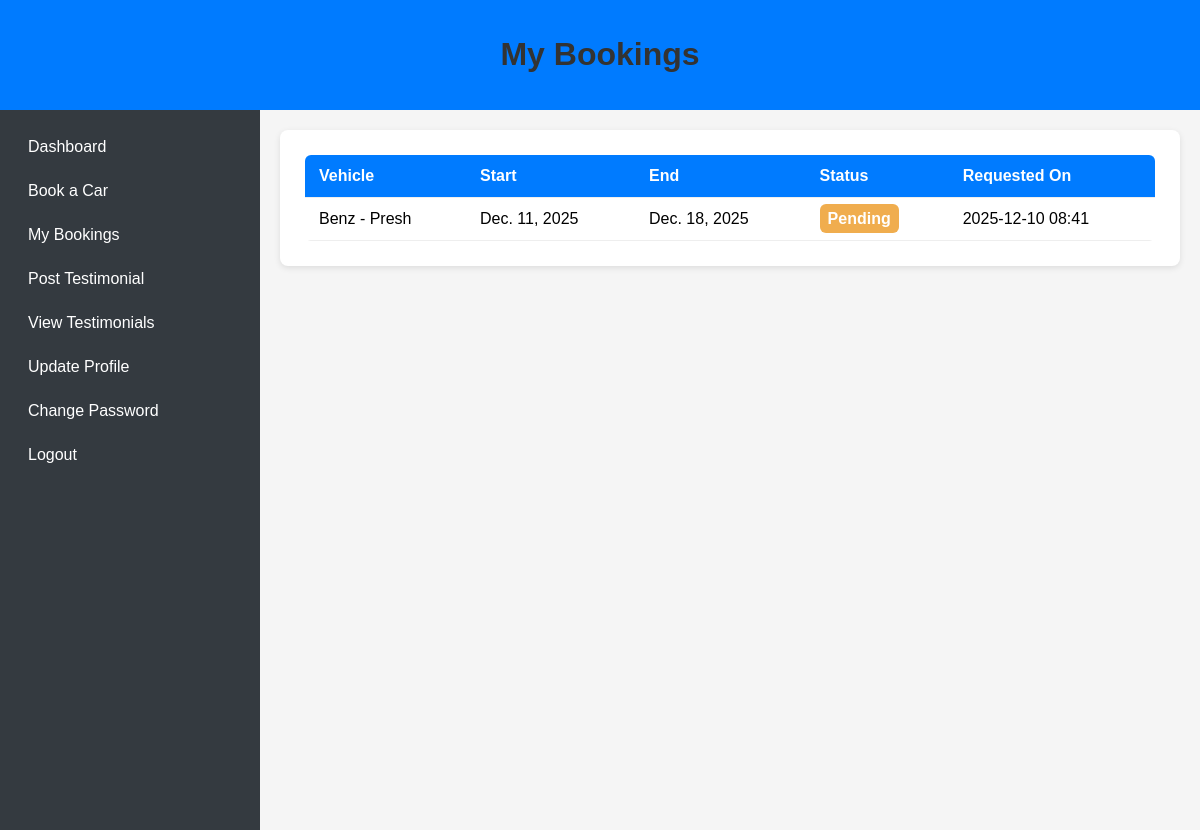
The page /booking-history/ (signed in) on the database its author committed.
### core/models.py (models this page shows, shortened)
class Booking(models.Model):
    user = models.ForeignKey(User, on_delete=models.CASCADE, related_name='bookings')
    vehicle = models.ForeignKey(Vehicle, on_delete=models.CASCADE)
    start_date = models.DateField()
    end_date = models.DateField()
    status = models.CharField(
        max_length=20,
        choices=[('Pending','Pending'),('Confirmed','Confirmed'),('Cancelled','Cancelled')],
        default='Pending'
    )
    created_at = models.DateTimeField(auto_now_add=True)

class Vehicle(models.Model):
    brand = models.ForeignKey(VehicleBrand, on_delete=models.CASCADE, related_name='vehicles')
    name = models.CharField(max_length=100)
    description = models.TextField(blank=True, null=True)
    daily_rent = models.DecimalField(max_digits=10, decimal_places=2)
    image = models.ImageField(upload_to='vehicles/', blank=True, null=True)
    available = models.BooleanField(default=True)
    created_at = models.DateTimeField(auto_now_add=True)
    def __str__(self):
        return f"{self.brand.name} - {self.name}"

class VehicleBrand(models.Model):
    name = models.CharField(max_length=100, unique=True)
    description = models.TextField(blank=True, null=True)

### core/views.py (the view)
# urls.py: path('booking-history/', views.booking_history, name='booking_history'),
@login_required
def booking_history(request):
    bookings = Booking.objects.filter(user=request.user).order_by('-created_at')
    return render(request, 'booking_history.html', {'bookings': bookings})

### core/templates/booking_history.html (shortened to what this page needs)
{% load static %}
<!DOCTYPE html>
<html lang="en">
<head>
    <link rel="stylesheet" href="{% static 'core/style.css' %}">
</head>
<body>
<header>
    <h1>My Bookings</h1>
</header>
<div class="container">
    <nav>
        <a href="{% url 'dashboard' %}">Dashboard</a>
        <a href="{% url 'book_car' %}">Book a Car</a>
        <a href="{% url 'booking_history' %}">My Bookings</a>
        <a href="{% url 'post_testimonial' %}">Post Testimonial</a>
        <a href="{% url 'view_testimonials' %}">View Testimonials</a>
        <a href="{% url 'update_profile' %}">Update Profile</a>
        <a href="{% url 'change_password' %}">Change Password</a>
        <a href="{% url 'logout' %}">Logout</a>
    </nav>
    <main>
        <div class="section">
            {% if bookings %}
                <table>
                    <thead>
                    <tr>
                        <th>Vehicle</th>
                        <th>Start</th>
                        <th>End</th>
                        <th>Status</th>
                        <th>Requested On</th>
                    </tr>
                    </thead>
                    <tbody>
                    {% for b in bookings %}
                        <tr>
                            <td>{{ b.vehicle }}</td>
                            <td>{{ b.start_date }}</td>
                            <td>{{ b.end_date }}</td>
                            <td><span class="status {{ b.status }}">{{ b.status }}</span></td>
                            <td>{{ b.created_at|date:"Y-m-d H:i" }}</td>
                        </tr>
                    {% endfor %}
                    </tbody>
                </table>
            {% else %}
                <p>No bookings found.
                   <a class="link" href="{% url 'book_car' %}">Book a car now</a>.
                </p>
            {% endif %}
        </div>
    </main>
</div>
</body>
</html>

### core/static/core/style.css (style rules this page uses)
body { font-family: Arial, sans-serif; background-color: #f5f5f5; margin: 20px; }
h1 { color: #333; }

### core/templates/booking_history.html (style rules this page uses)
body { margin: 0; font-family: Arial, sans-serif; background: #f5f5f5; }
header { background: #007bff; color: white; padding: 15px 30px; text-align: center; }
.container { display: flex; min-height: 90vh; }
nav { width: 220px; background: #343a40; color: white; padding: 20px; }
nav a { display: block; color: white; text-decoration: none; margin-bottom: 10px; padding: 8px; border-radius: 4px; }
main { flex: 1; padding: 20px; }
.section { background: white; padding: 25px; border-radius: 8px; box-shadow: 0 2px 6px rgba(0,0,0,0.1); max-width: 900px; margin: auto; }
table { width: 100%; border-collapse: collapse; background: #fff; border-radius: 6px; overflow: hidden; }
th, td { padding: 12px 14px; border-bottom: 1px solid #eee; text-align: left; }
th { background: #007bff; color: #fff; }
.status { padding: 6px 8px; border-radius: 6px; color: #fff; font-weight: 600; }
.Pending { background: #f0ad4e; }

### rows shown on the page
Booking: vehicle "Benz - Presh", start_date "Dec. 11, 2025", end_date "Dec. 18, 2025", status "Pending", created_at "2025-12-10 08:41"
